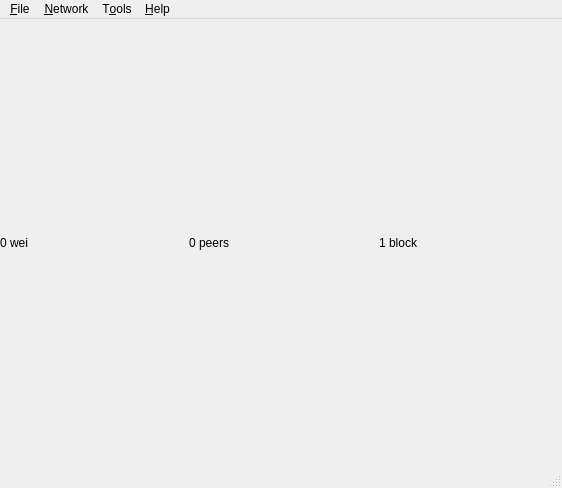
<?xml version="1.0" encoding="UTF-8"?>
<ui version="4.0">
 <class>Main</class>
 <widget class="QMainWindow" name="Main">
  <property name="geometry">
   <rect>
    <x>0</x>
    <y>0</y>
    <width>562</width>
    <height>488</height>
   </rect>
  </property>
  <property name="windowTitle">
   <string>AlethZero Ethereum Client</string>
  </property>
  <property name="dockNestingEnabled">
   <bool>true</bool>
  </property>
  <property name="dockOptions">
   <set>QMainWindow::AllowNestedDocks|QMainWindow::AllowTabbedDocks|QMainWindow::VerticalTabs</set>
  </property>
  <property name="sizeGripEnabled" stdset="0">
   <bool>true</bool>
  </property>
  <widget class="QWidget" name="centralwidget">
   <layout class="QVBoxLayout" name="verticalLayout">
    <property name="leftMargin">
     <number>0</number>
    </property>
    <property name="topMargin">
     <number>0</number>
    </property>
    <property name="rightMargin">
     <number>0</number>
    </property>
    <property name="bottomMargin">
     <number>0</number>
    </property>
    <item>
     <layout class="QHBoxLayout" name="fullDisplay">
      <item>
       <widget class="QLabel" name="balance">
        <property name="text">
         <string>0 wei</string>
        </property>
       </widget>
      </item>
      <item>
       <widget class="QLabel" name="peerCount">
        <property name="text">
         <string>0 peers</string>
        </property>
       </widget>
      </item>
      <item>
       <widget class="QLabel" name="blockCount">
        <property name="text">
         <string>1 block</string>
        </property>
       </widget>
      </item>
     </layout>
    </item>
   </layout>
  </widget>
  <widget class="QMenuBar" name="menubar">
   <property name="geometry">
    <rect>
     <x>0</x>
     <y>0</y>
     <width>562</width>
     <height>20</height>
    </rect>
   </property>
   <widget class="QMenu" name="menu_File">
    <property name="title">
     <string>&amp;File</string>
    </property>
    <addaction name="quit"/>
   </widget>
   <widget class="QMenu" name="menu_Network">
    <property name="title">
     <string>&amp;Network</string>
    </property>
    <addaction name="upnp"/>
    <addaction name="net"/>
    <addaction name="connect"/>
   </widget>
   <widget class="QMenu" name="menu_Tools">
    <property name="title">
     <string>T&amp;ools</string>
    </property>
    <addaction name="mine"/>
    <addaction name="create"/>
    <addaction name="preview"/>
   </widget>
   <widget class="QMenu" name="menu_Help">
    <property name="title">
     <string>&amp;Help</string>
    </property>
    <addaction name="about"/>
   </widget>
   <addaction name="menu_File"/>
   <addaction name="menu_Network"/>
   <addaction name="menu_Tools"/>
   <addaction name="menu_Help"/>
  </widget>
  <widget class="QStatusBar" name="statusbar"/>
  <action name="quit">
   <property name="text">
    <string>&amp;Quit</string>
   </property>
  </action>
  <action name="upnp">
   <property name="checkable">
    <bool>true</bool>
   </property>
   <property name="checked">
    <bool>true</bool>
   </property>
   <property name="text">
    <string>Use &amp;UPnP</string>
   </property>
  </action>
  <action name="connect">
   <property name="text">
    <string>&amp;Connect to Peer...</string>
   </property>
  </action>
  <action name="net">
   <property name="checkable">
    <bool>true</bool>
   </property>
   <property name="text">
    <string>Enable &amp;Network</string>
   </property>
  </action>
  <action name="mine">
   <property name="checkable">
    <bool>true</bool>
   </property>
   <property name="text">
    <string>&amp;Mine</string>
   </property>
  </action>
  <action name="create">
   <property name="text">
    <string>&amp;New Address</string>
   </property>
  </action>
  <action name="about">
   <property name="text">
    <string>&amp;About...</string>
   </property>
  </action>
  <action name="preview">
   <property name="checkable">
    <bool>true</bool>
   </property>
   <property name="text">
    <string>&amp;Preview</string>
   </property>
  </action>
 </widget>
 <layoutdefault spacing="6" margin="11"/>
 <tabstops>
  <tabstop>destination</tabstop>
  <tabstop>calculatedName</tabstop>
  <tabstop>value</tabstop>
  <tabstop>valueUnits</tabstop>
  <tabstop>data</tabstop>
  <tabstop>code</tabstop>
  <tabstop>send</tabstop>
  <tabstop>idealPeers</tabstop>
  <tabstop>port</tabstop>
  <tabstop>clientName</tabstop>
  <tabstop>verbosity</tabstop>
  <tabstop>transactionQueue</tabstop>
  <tabstop>accounts</tabstop>
  <tabstop>peers</tabstop>
  <tabstop>log</tabstop>
  <tabstop>ourAccounts</tabstop>
 </tabstops>
 <resources/>
 <connections/>
</ui>
